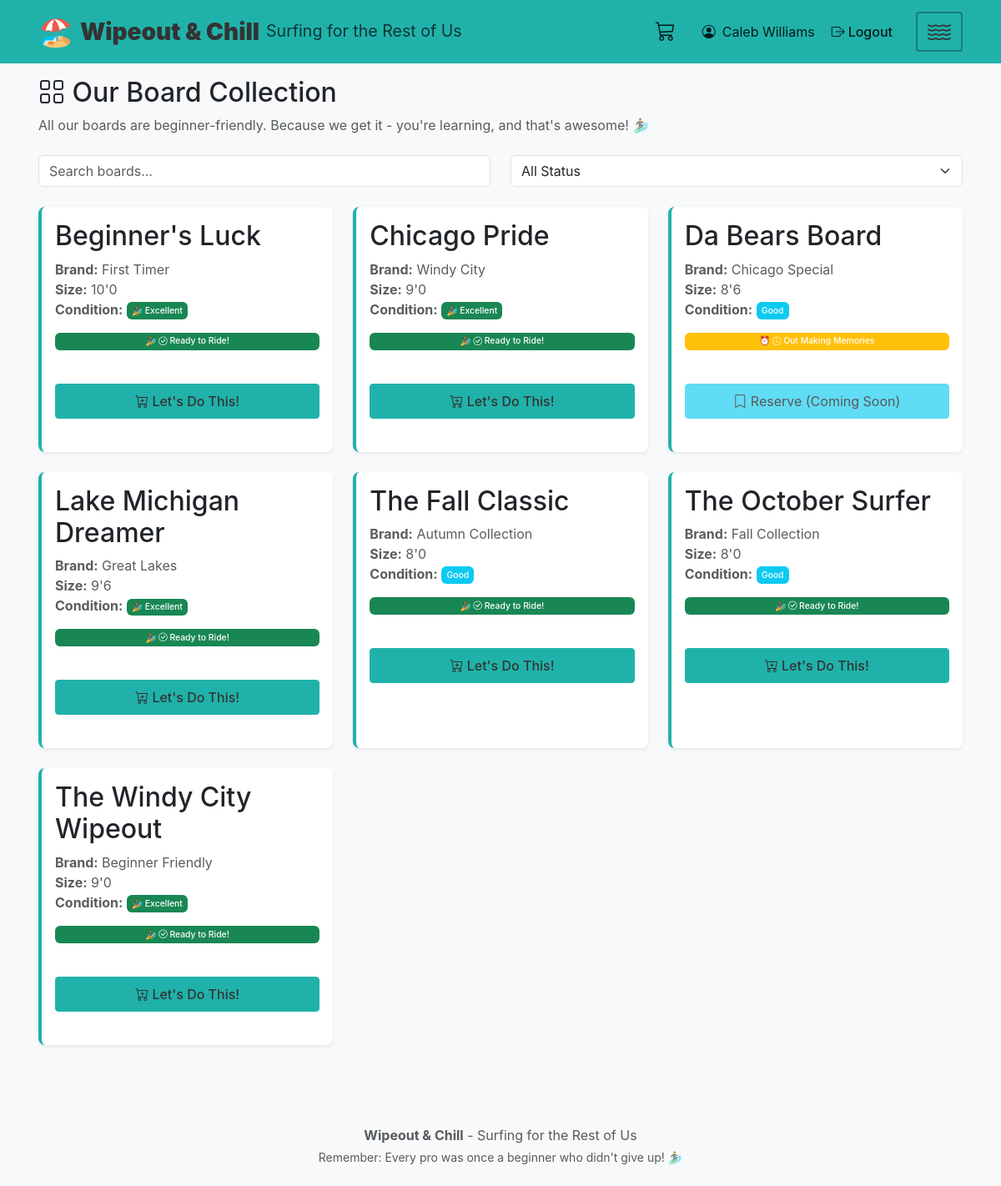
/boards (signed in), run on an earlier commit of the app's database.
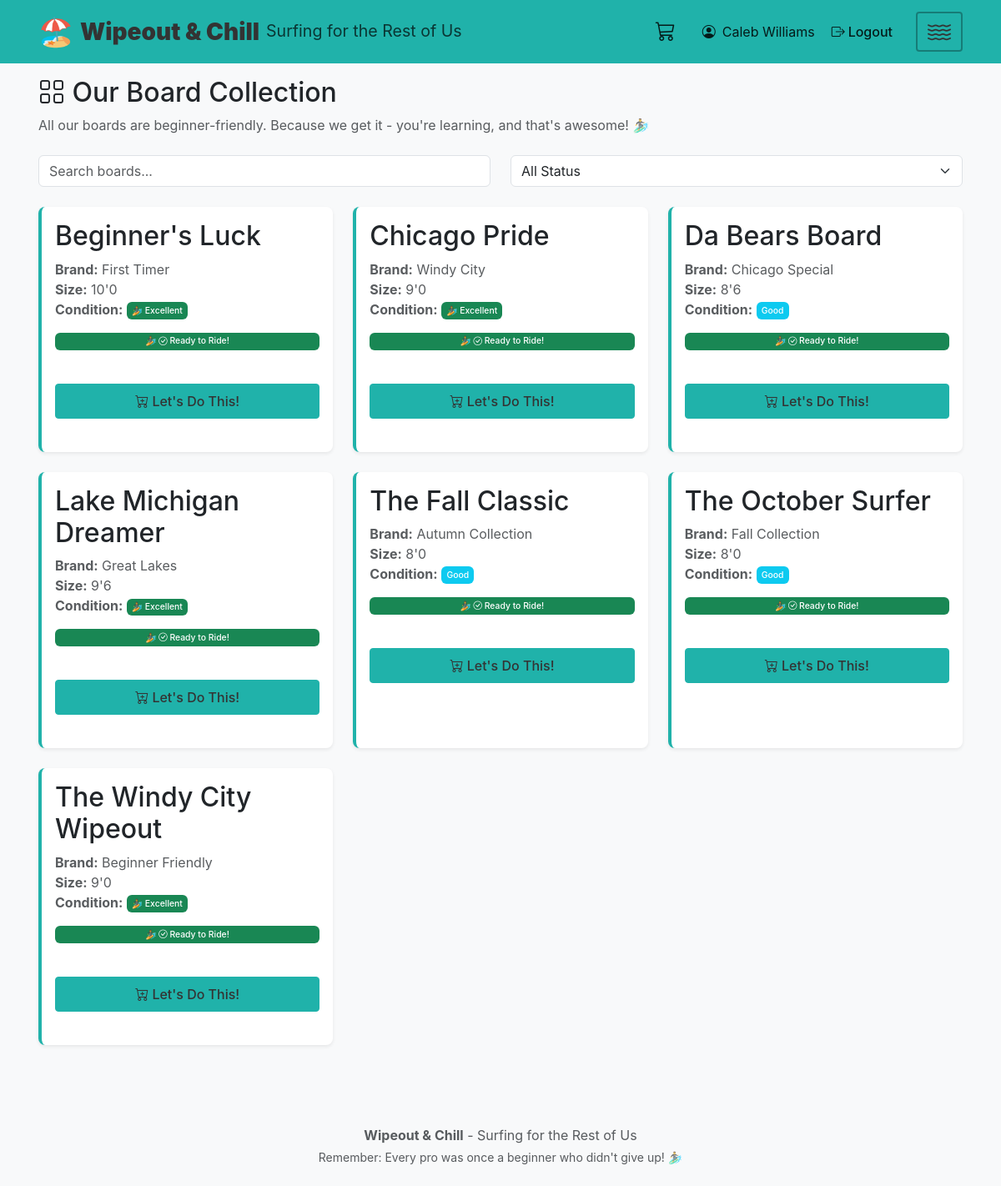
And on a later commit of the database.
### models/board.py (models this page shows, shortened)
class Board(db.Model):
    __tablename__ = 'boards'
    STATUS_AVAILABLE = BOARD_STATUS_AVAILABLE
    STATUS_CHECKED_OUT = BOARD_STATUS_CHECKED_OUT
    STATUS_DAMAGED = BOARD_STATUS_DAMAGED
    STATUS_IN_REPAIR = BOARD_STATUS_IN_REPAIR
    STATUS_REPLACED = BOARD_STATUS_REPLACED
    CONDITION_EXCELLENT = BOARD_CONDITION_EXCELLENT
    CONDITION_GOOD = BOARD_CONDITION_GOOD
    CONDITION_FAIR = BOARD_CONDITION_FAIR
    id = db.Column(db.String(36), primary_key=True, default=lambda: str(uuid.uuid4()))
    location_id = db.Column(db.String(36), db.ForeignKey('locations.id', ondelete='CASCADE'), nullable=False)
    name = db.Column(db.String(255), nullable=False)
    brand = db.Column(db.String(100), nullable=True)
    size = db.Column(db.String(50), nullable=True)
    image_url = db.Column(db.String(500), nullable=True)  # URL to surfboard image
    status = db.Column(db.String(50), default=BOARD_STATUS_AVAILABLE, nullable=False)
    condition = db.Column(db.String(50), default=BOARD_CONDITION_GOOD, nullable=True)
    created_at = db.Column(db.DateTime, default=datetime.utcnow, nullable=False)
    updated_at = db.Column(db.DateTime, default=datetime.utcnow, onupdate=datetime.utcnow, nullable=False)
    @classmethod
    def find_by_location(cls, location_id):
        return cls.query.filter_by(location_id=location_id).order_by(cls.name).all()

### routes/user_routes.py (the view)
@user_routes.route('/boards')
@login_required
def boards():
    location_id = get_selected_location_id()
    boards_list = Board.find_by_location(location_id) if location_id else []
    all_locations = Location.find_all()
    current_location = Location.find_by_id(location_id) if location_id else None
    return render_template('user/boards.html',
                         boards=boards_list,
                         all_locations=all_locations,
                         current_location=current_location,
                         selected_location_id=location_id)

### app.py (called while the page is built)
@login_manager.user_loader
def load_user(user_id):
    return User.find_by_id(user_id)

### models/location.py (called while the page is built)
    @classmethod
    def find_all(cls):
        return cls.query.all()

    @classmethod
    def find_by_id(cls, location_id):
        return cls.query.get(location_id)

### models/user.py (called while the page is built)
    @classmethod
    def find_by_id(cls, user_id):
        return cls.query.get(user_id)

    def is_admin(self):
        from utils.constants import USER_ROLE_ADMIN
        return self.role == USER_ROLE_ADMIN

### routes/user_routes.py (called while the page is built, shortened)
def get_selected_location_id():
    location_id = session.get('selected_location_id')
    return location_id

### templates/user/boards.html (shortened to what this page needs)
{% extends "base.html" %}
{% block content %}
<div class="row">
    <div class="col-12">
        <h1 class="mb-2">
            <i class="bi bi-grid"></i> Our Board Collection
        </h1>
        <p class="text-muted mb-4">All our boards are beginner-friendly. Because we get it - you're learning, and that's awesome! 🏄‍♂️</p>
    </div>
</div>
<div class="row mb-4">
    <div class="col-md-6">
        <input type="text" class="form-control" id="boardSearch" placeholder="Search boards...">
    </div>
    <div class="col-md-6">
        <select class="form-select" id="statusFilter">
            <option value="all">All Status</option>
        </select>
    </div>
</div>
<div class="row" id="boardsGrid">
    {% if boards %}
        {% for board in boards %}
        <div class="col-md-4 mb-4 board-card-wrapper" data-board-id="{{ board.id }}" data-status="{{ board.status }}" data-name="{{ board.name|lower }}" data-brand="{{ board.brand|lower if board.brand else '' }}">
            <div class="card h-100 shadow-sm board-card">
                <div class="card-body">
                    <h5 class="card-title">{{ board.name }}</h5>
                    <p class="card-text text-muted">
                        {% if board.brand %}<strong>Brand:</strong> {{ board.brand }}<br>{% endif %}
                        {% if board.size %}<strong>Size:</strong> {{ board.size }}<br>{% endif %}
                        <strong>Condition:</strong>
                        <span class="badge bg-{% if board.condition == 'excellent' %}success{% elif board.condition == 'good' %}info{% else %}warning{% endif %}">
                            {{ board.condition|title }}
                        </span>
                    </p>
                    {% if board.status == 'available' %}
                        <span class="badge bg-success mb-2">
                            <i class="bi bi-check-circle"></i> Ready to Ride!
                        </span>
                        <br>
                        <button class="btn btn-primary btn-sm mt-2 checkout-btn" data-board-id="{{ board.id }}">
                            <i class="bi bi-cart-plus"></i> Let's Do This!
                        </button>
                    {% elif board.status == 'checked_out' %}
                        <span class="badge bg-warning mb-2">
                            <i class="bi bi-clock"></i> Out Making Memories
                        </span>
                        <br>
                        <button class="btn btn-info btn-sm mt-2 reserve-btn" data-board-id="{{ board.id }}" disabled>
                            <i class="bi bi-bookmark"></i> Reserve (Coming Soon)
                        </button>
                    {% elif board.status == 'damaged' %}
                        <span class="badge bg-danger mb-2">
                            <i class="bi bi-exclamation-triangle"></i> Taking a Break
                        </span>
                        <p class="text-muted small mt-2 mb-0">Even boards need rest sometimes!</p>
                    {% elif board.status == 'in_repair' %}
                        <span class="badge bg-secondary mb-2">
                            <i class="bi bi-tools"></i> Getting Some TLC
                        </span>
                        <p class="text-muted small mt-2 mb-0">Back soon, better than ever!</p>
                    {% endif %}
                </div>
            </div>
        </div>
        {% endfor %}
    {% endif %}
</div>
{% endblock %}

What changed in the data, as far as the page shows it:
changed Board "Da Bears Board": status "Out Making Memories Reserve (Coming Soon)" → "Ready to Ride! Let's Do This!"
